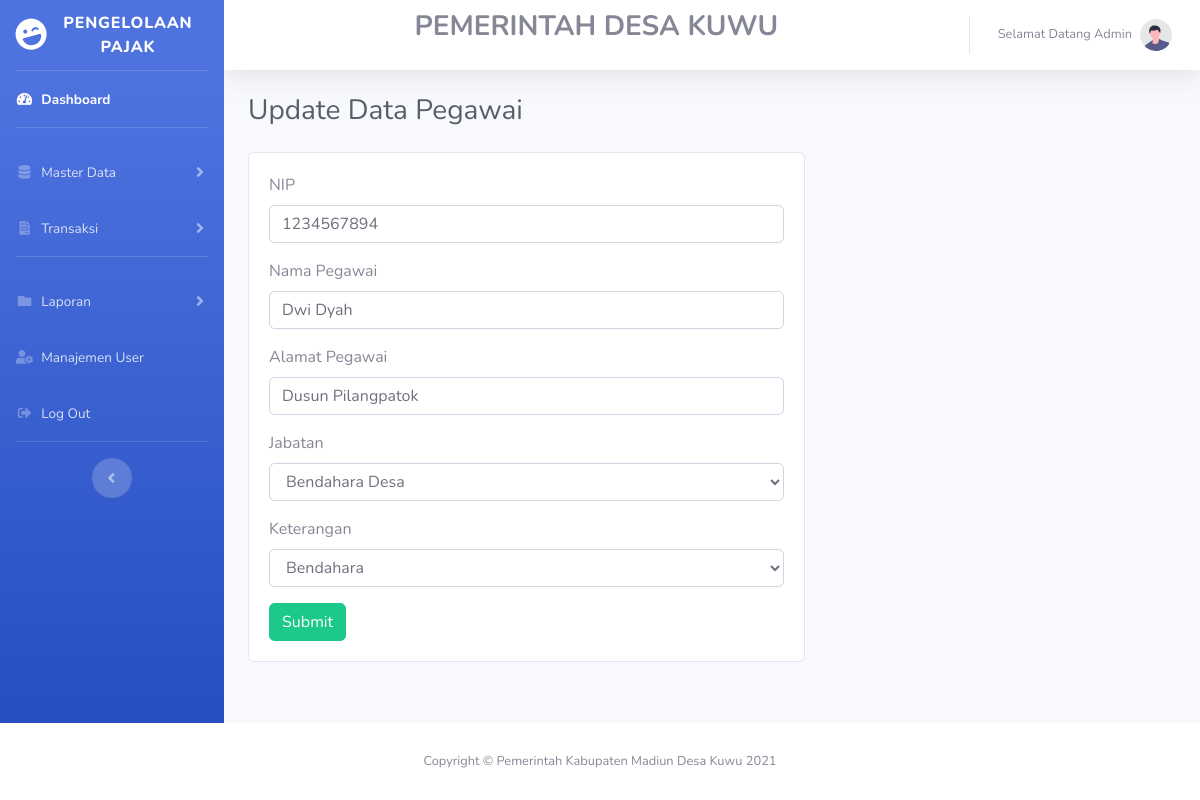
/admin/dataPegawai/updateData/8, run on the app's committed database.
### tables this page shows
CREATE TABLE `data_pegawai` (
  `id_pegawai` int(11) NOT NULL,
  `nip` varchar(50) NOT NULL,
  `nama_pegawai` varchar(225) NOT NULL,
  `alamat_pegawai` varchar(225) NOT NULL,
  `jabatan` varchar(50) NOT NULL,
  `keterangan` varchar(50) NOT NULL
);

### application/controllers/admin/dataPegawai.php (called while the page is built, shortened)
<?php
class DataPegawai extends CI_Controller
{
	public function updateData($id)
	{
		$data['title'] = "Update Data Pegawai";
		$data['pegawai'] = $this->db->query("SELECT * FROM data_pegawai WHERE id_pegawai='$id' ")->result();
		$this->load->view('templates_admin/header', $data);
		$this->load->view('templates_admin/sidebar', $data);
		$this->load->view('admin/updateDataPegawai', $data);
		$this->load->view('templates_admin/footer', $data);
	}
}

### index.php (called while the page is built, shortened)
<?php
require_once BASEPATH.'core/CodeIgniter.php';

### application/views/admin/updateDataPegawai.php (the view, shortened to what this page needs)
<div class="container-fluid">
    <div class="d-sm-flex align-items-center justify-content-between mb-4">
        <h1 class="h3 mb-0 text-gray-800"><?php echo $title ?></h1>
    </div>
    <div class="card" style="width: 60%; margin-bottom: 100px">
        <div class="card-body">
            <?php foreach ($pegawai as $p) : ?>
                <form method="POST" action="<?php echo base_url('admin/dataPegawai/updateDataAksi') ?>">
                    <div class="form-group">
                        <label>NIP</label>
                        <input type="text" name="nip" class="form-control" value="<?php echo $p->nip  ?>">
                    </div>
                    <div class="form-group">
                        <label>Nama Pegawai</label>
                        <input type="text" name="nama_pegawai" class="form-control" value="<?php echo $p->nama_pegawai ?>">
                    </div>
                    <div class="form-group">
                        <label>Alamat Pegawai</label>
                        <input type="text" name="alamat_pegawai" class="form-control" value="<?php echo $p->alamat_pegawai  ?>">
                    </div>
                    <div class="form-group">
                        <label>Jabatan</label>
                        <select type="text" name="jabatan" class="form-control">
                        <option value="<?php echo $p->jabatan ?>"><?php echo $p->jabatan ?></option>
                    </select>
                    </div>
                    <div class="form-group">
                        <label>Keterangan</label>
                       <select type="text" name="keterangan" class="form-control">
                        <option value="<?php echo $p->keterangan ?>"><?php echo $p->keterangan ?></option>
                    </select>
                    </div>
                    <button type="submit" class="btn btn-success">Submit</button>
                </form>
            <?php endforeach; ?>
        </div>
    </div>
</div>

### data on the page
data_pegawai: nip "1234567894", nama_pegawai "Dwi Dyah", alamat_pegawai "Dusun Pilangpatok", jabatan "Bendahara Desa", keterangan "Bendahara"

### other printed values
$title "Update Data Pegawai"
